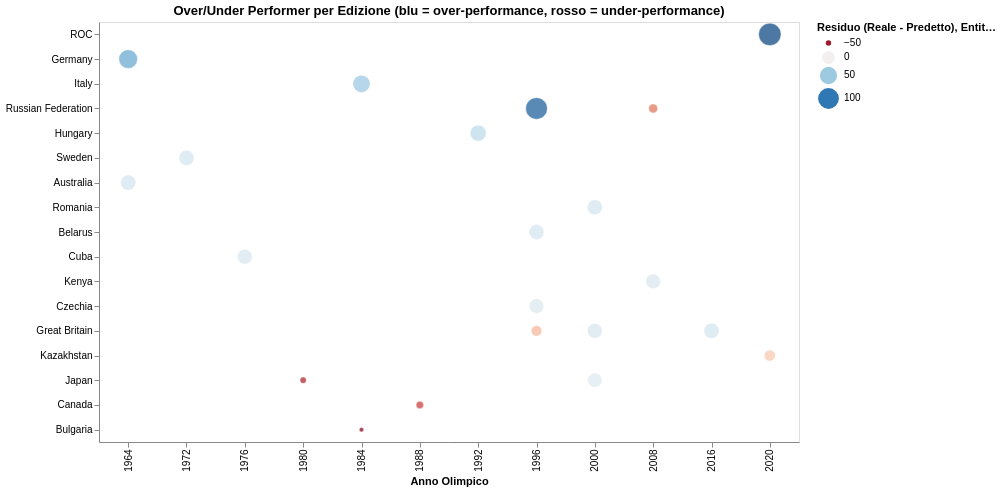

This figure's Vega-Lite source:
### Vega-Lite specification from a JSON file in a GitHub repository (floating-point values rounded to 4 significant figures; data arrays with more than 128 entries replaced by an {"elided": "..."} marker saying what was removed)
{"config": {"view": {"continuousWidth": 300, "continuousHeight": 300}}, "data": {"name": "data-cc42e996f6e46a7a78bc82ab2a2413c1"}, "mark": {"type": "circle", "opacity": 0.75, "stroke": "white", "strokeWidth": 0.5}, "encoding": {"color": {"field": "Residuo", "scale": {"domainMid": 0, "scheme": "redblue"}, "title": "Residuo (Reale - Predetto)", "type": "quantitative"}, "size": {"field": "Residuo", "legend": {"format": ".0f"}, "scale": {"range": [20, 500]}, "title": "Entità del residuo (assoluto)", "type": "quantitative"}, "tooltip": [{"field": "Nazione", "type": "nominal"}, {"field": "Anno", "type": "ordinal"}, {"field": "Cluster_Label", "title": "Cluster", "type": "nominal"}, {"field": "Reali", "format": ".1f", "title": "Medaglie reali", "type": "quantitative"}, {"field": "Predetti", "format": ".1f", "title": "Medaglie predette", "type": "quantitative"}, {"field": "Residuo", "format": ".1f", "title": "Residuo", "type": "quantitative"}], "x": {"field": "Anno", "title": "Anno Olimpico", "type": "ordinal"}, "y": {"field": "Nazione", "sort": {"field": "Residuo", "op": "mean", "order": "descending"}, "title": null, "type": "nominal"}}, "height": 420, "title": "Over/Under Performer per Edizione (blu = over-performance, rosso = under-performance)", "transform": [{"filter": "abs(datum.Residuo) > 15"}], "width": 700, "$schema": "https://vega.github.io/schema/vega-lite/v5.20.1.json", "datasets": {"data-cc42e996f6e46a7a78bc82ab2a2413c1": {"elided": "516 records"}}}
